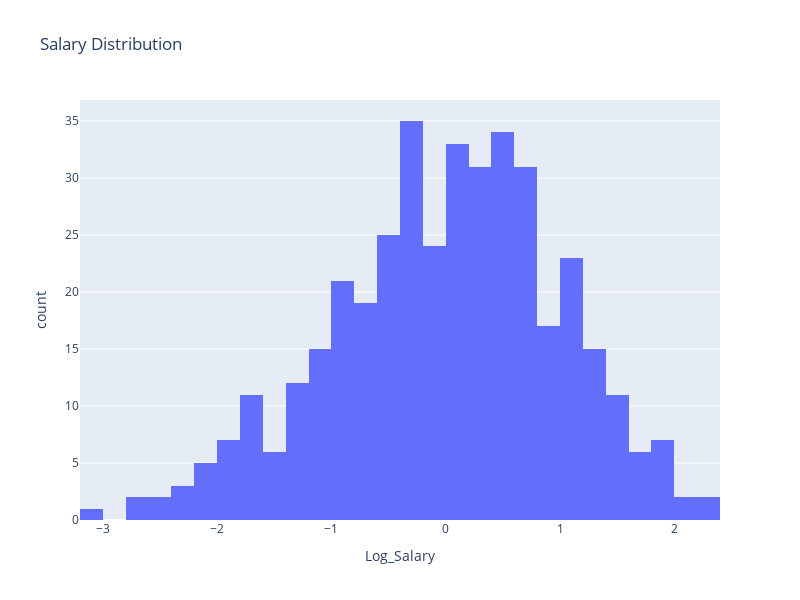

Notebook cell for this chart:
### Markdown cell above
#### To show the distribution of a numerical feature, such as Salary.

### Code cell
fig = px.histogram(df, x='Log_Salary', nbins=50, title='Salary Distribution')
fig.update_layout(height=600, width=800)
fig.show()

### Figure 1 — Plotly figure (JSON) as saved in the notebook; plotly's stock layout.template omitted (floating-point values rounded to 4 significant figures; data arrays with more than 128 entries replaced by an {"elided": "..."} marker saying what was removed)
{"data": [{"alignmentgroup": "True", "bingroup": "x", "hovertemplate": "Log_Salary=%{x}<br>count=%{y}<extra></extra>", "legendgroup": "", "marker": {"color": "#636efa", "pattern": {"shape": ""}}, "name": "", "nbinsx": 50, "offsetgroup": "", "orientation": "v", "showlegend": false, "type": "histogram", "x": {"elided": "400 float values"}, "xaxis": "x", "yaxis": "y"}], "layout": {"barmode": "relative", "height": 600, "legend": {"tracegroupgap": 0}, "title": {"text": "Salary Distribution"}, "width": 800, "xaxis": {"anchor": "y", "domain": [0, 1], "title": {"text": "Log_Salary"}}, "yaxis": {"anchor": "x", "domain": [0, 1], "title": {"text": "count"}}}}
